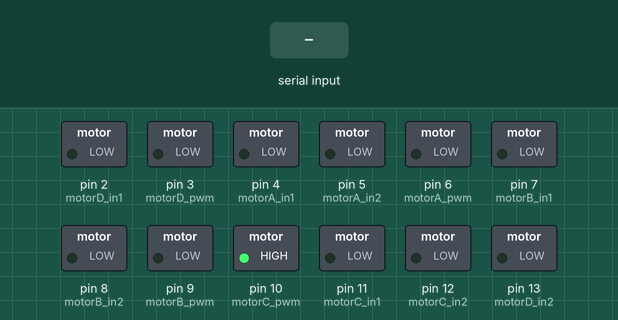
Recording of a sketch running on a simulated Arduino Uno, built with avr-gcc and run on an emulated ATmega328P. Parts: switched loads named in the sketch (green lamp = pin HIGH). The test bench sets the inputs (shaded band).

Above: at 1.2 s.
1.3 s: "T" received over Serial
At 2.1 s:
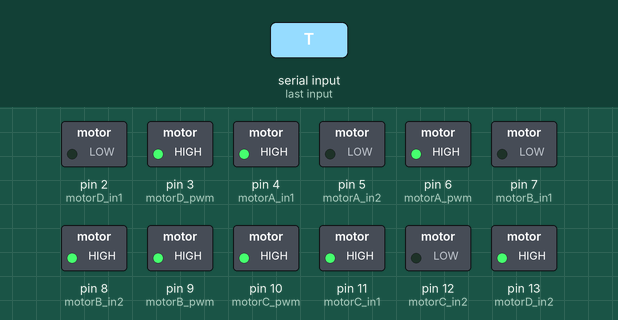
2.8 s: "t" received over Serial
At 3.2 s:
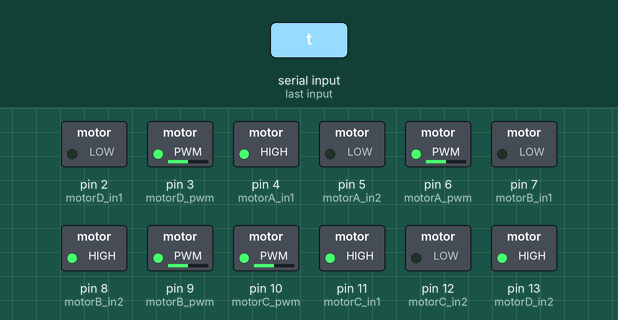
4.3 s: "P" received over Serial
At 5.5 s:
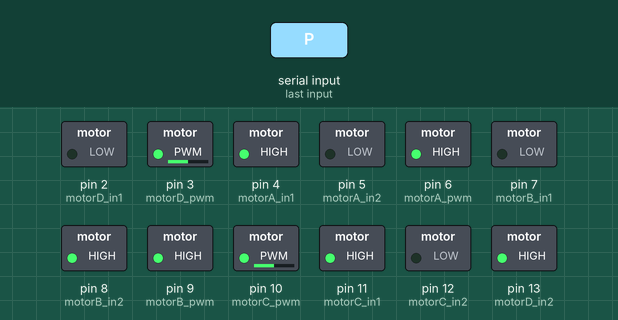
5.8 s: "p" received over Serial
At 6.7 s:
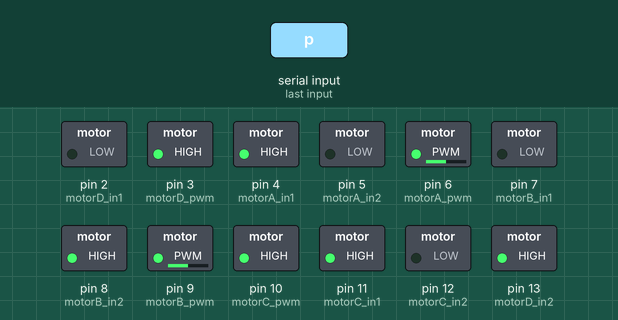
7.3 s: "R" received over Serial
At 7.9 s:
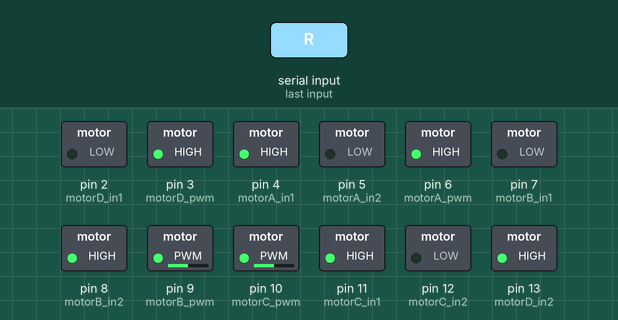
8.8 s: "r" received over Serial
At 10.2 s:
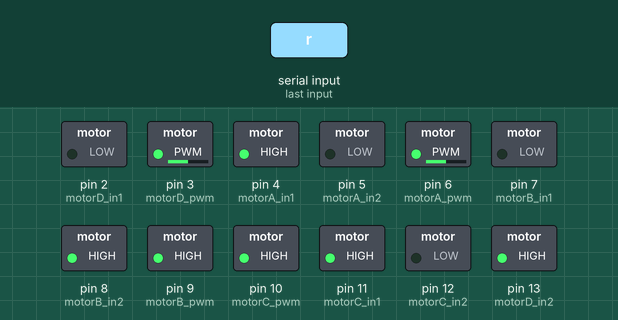
Timing chart, 0 to 11.3 s (numbered marks = the images above; inputs shaded):
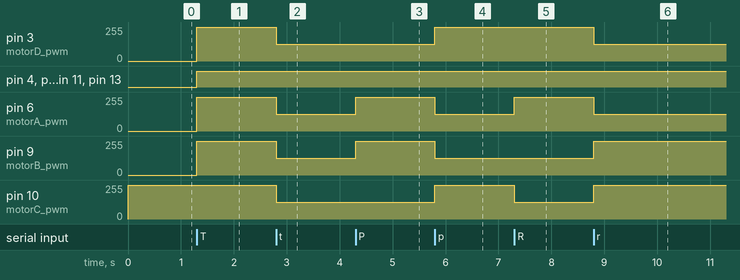

The sketch:

dronemovemnets.ino
```cpp
int motorA_in1 = 4;////// direction same with C
int motorA_in2 = 5;
int motorA_pwm = 6;

int motorB_in1 = 7;
int motorB_in2 = 8; ////// direction same with D
int motorB_pwm = 9;

int motorC_in1 = 11;
int motorC_in2 = 12;
int motorC_pwm = 10;

int motorD_in1 = 2;
int motorD_in2 = 13;
int motorD_pwm = 3;

int standbyPin = 10;
char cmd;
int speed = 255;

void setup() {
  Serial.begin(11200);
  pinMode(motorA_in1, OUTPUT);
  pinMode(motorA_in2, OUTPUT);
  pinMode(motorA_pwm, OUTPUT);

  pinMode(motorB_in1, OUTPUT);
  pinMode(motorB_in2, OUTPUT);
  pinMode(motorB_pwm, OUTPUT);

  pinMode(motorC_in1, OUTPUT);
  pinMode(motorC_in2, OUTPUT);
  pinMode(motorC_pwm, OUTPUT);

  pinMode(motorD_in1, OUTPUT);
  pinMode(motorD_in2, OUTPUT);
  pinMode(motorD_pwm, OUTPUT);

  pinMode(standbyPin, OUTPUT);

  digitalWrite(standbyPin, HIGH);
}

void loop() {
  if (Serial.available()){
    cmd = Serial.read();
    if(cmd == 'T'){
      throttleUp(speed);
    }
    else if(cmd == 't'){
      throttledown(speed);
    }

    else if(cmd == 'P'){
      pitchforward(speed);
    }
    else if(cmd == 'p'){
      pitchbackward(speed);

    }
    else if(cmd == 'R'){
      rotateright(speed);


    }else if(cmd == 'r'){
      rotateleft(speed);

    }
    else if(cmd == 'Y'){
      yawleft(speed);

    }
    else if(cmd == 'y'){
      yawright(speed);

    }
    else if(cmd == 'A'){
      speedup(speed);
    }
    else if(cmd == 'a'){
      speeddown(speed);
    }
  }
}
void throttleUp(int speed){
      digitalWrite(motorA_in1, HIGH);
      digitalWrite(motorA_in2, LOW);
      analogWrite(motorA_pwm, speed);

      digitalWrite(motorB_in1, LOW);
      digitalWrite(motorB_in2, HIGH);
      analogWrite(motorB_pwm, speed);

      digitalWrite(motorC_in1, HIGH);
      digitalWrite(motorC_in2, LOW);
      analogWrite(motorC_pwm, speed);

      digitalWrite(motorD_in1, LOW);
      digitalWrite(motorD_in2, HIGH);
      analogWrite(motorD_pwm, speed);
}
void throttledown(int speed){
      digitalWrite(motorA_in1, HIGH);
      digitalWrite(motorA_in2, LOW);
      analogWrite(motorA_pwm, speed/2);


      digitalWrite(motorB_in1, LOW);
      digitalWrite(motorB_in2, HIGH);
      analogWrite(motorB_pwm, speed/2);

      digitalWrite(motorC_in1, HIGH);
      digitalWrite(motorC_in2, LOW);
      analogWrite(motorC_pwm, speed/2);

      digitalWrite(motorD_in1, LOW);
      digitalWrite(motorD_in2, HIGH);
      analogWrite(motorD_pwm, speed/2);
}
void pitchforward(int speed){
      digitalWrite(motorA_in1, HIGH);
      digitalWrite(motorA_in2, LOW);
      analogWrite(motorA_pwm, speed);

      digitalWrite(motorB_in1, LOW);
      digitalWrite(motorB_in2, HIGH);
      analogWrite(motorB_pwm, speed);

      digitalWrite(motorC_in1, HIGH);
      digitalWrite(motorC_in2, LOW);
      analogWrite(motorC_pwm, speed/2);

      digitalWrite(motorD_in1, LOW);
      digitalWrite(motorD_in2, HIGH);
      analogWrite(motorD_pwm, speed/2);
}
void pitchbackward(int speed){
      digitalWrite(motorA_in1, HIGH);
      digitalWrite(motorA_in2, LOW);
      analogWrite(motorA_pwm, speed/2);


      digitalWrite(motorB_in1, LOW);
      digitalWrite(motorB_in2, HIGH);
      analogWrite(motorB_pwm, speed/2);

      digitalWrite(motorC_in1, HIGH);
      digitalWrite(motorC_in2, LOW);
      analogWrite(motorC_pwm, speed);

      digitalWrite(motorD_in1, LOW);
      digitalWrite(motorD_in2, HIGH);
      analogWrite(motorD_pwm, speed);
}
void rotateright(int speed){
      digitalWrite(motorA_in1, HIGH);
      digitalWrite(motorA_in2, LOW);
      analogWrite(motorA_pwm, speed);

      digitalWrite(motorB_in1, LOW);
      digitalWrite(motorB_in2, HIGH);
      analogWrite(motorB_pwm, speed/2);

      digitalWrite(motorC_in1, HIGH);
      digitalWrite(motorC_in2, LOW);
      analogWrite(motorC_pwm, speed/2);

      digitalWrite(motorD_in1, LOW);
      digitalWrite(motorD_in2, HIGH);
      analogWrite(motorD_pwm, speed);
}
void rotateleft(int speed){
      digitalWrite(motorA_in1, HIGH);
      digitalWrite(motorA_in2, LOW);
      analogWrite(motorA_pwm, speed/2);

      digitalWrite(motorB_in1, LOW);
      digitalWrite(motorB_in2, HIGH);
      analogWrite(motorB_pwm, speed);

      digitalWrite(motorC_in1, HIGH);
      digitalWrite(motorC_in2, LOW);
      analogWrite(motorC_pwm, speed);

      digitalWrite(motorD_in1, LOW);
      digitalWrite(motorD_in2, HIGH);
      analogWrite(motorD_pwm, speed/2);
}
void yawleft(int speed){
      digitalWrite(motorA_in1, HIGH);
      digitalWrite(motorA_in2, LOW);
      analogWrite(motorA_pwm, speed/2);


      digitalWrite(motorB_in1, LOW);
      digitalWrite(motorB_in2, HIGH);
      analogWrite(motorB_pwm, speed);

      digitalWrite(motorC_in1, HIGH);
      digitalWrite(motorC_in2, LOW);
      analogWrite(motorC_pwm, speed/2);

      digitalWrite(motorD_in1, LOW);
      digitalWrite(motorD_in2, HIGH);
      analogWrite(motorD_pwm, speed);
}
void yawright(int speed){
      digitalWrite(motorA_in1, HIGH);
      digitalWrite(motorA_in2, LOW);
      analogWrite(motorA_pwm, speed);

      digitalWrite(motorB_in1, LOW);
      digitalWrite(motorB_in2, HIGH);
      analogWrite(motorB_pwm, speed/2);

      digitalWrite(motorC_in1, HIGH);
      digitalWrite(motorC_in2, LOW);
      analogWrite(motorC_pwm, speed);

      digitalWrite(motorD_in1, LOW);
      digitalWrite(motorD_in2, HIGH);
      analogWrite(motorD_pwm, speed/2);
}

void speedup(int &speed){
  if (speed<255){
    speed = speed + 5;
  }
}
void speeddown(int &speed){
  if (speed>0){
    speed = speed - 5;
  }
}
```

Measured:
- after the input at 1.3 s, pin 3 (motorD_pwm), pin 6 (motorA_pwm), pin 9 (motorB_pwm): 0/255 → 255/255 at once; pin 4 (motorA_in1), pin 8 (motorB_in2), pin 11 (motorC_in1), pin 13 (motorD_in2): LOW → HIGH at once
- after the input at 2.8 s, pin 3 (motorD_pwm), pin 6 (motorA_pwm), pin 9 (motorB_pwm), pin 10 (motorC_pwm): 255/255 → 127/255 at once
- after the input at 4.3 s, pin 6 (motorA_pwm), pin 9 (motorB_pwm): 127/255 → 255/255 at once
- after the input at 5.8 s, pin 3 (motorD_pwm), pin 10 (motorC_pwm): 127/255 → 255/255 at once; pin 6 (motorA_pwm), pin 9 (motorB_pwm): 255/255 → 127/255 at once
- after the input at 7.3 s, pin 6 (motorA_pwm): 127/255 → 255/255 at once; pin 10 (motorC_pwm): 255/255 → 127/255 at once
- after the input at 8.8 s, pin 3 (motorD_pwm), pin 6 (motorA_pwm): 255/255 → 127/255 at once; pin 9 (motorB_pwm), pin 10 (motorC_pwm): 127/255 → 255/255 at once
